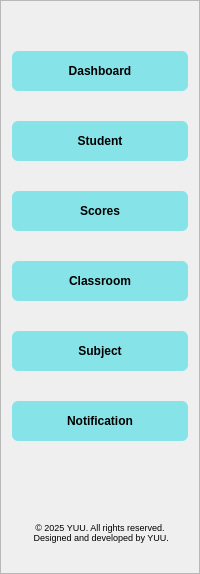
           <widget class="QFrame" name="menu_tab">
            <property name="minimumSize">
             <size>
              <width>185</width>
              <height>0</height>
             </size>
            </property>
            <property name="mouseTracking">
             <bool>true</bool>
            </property>
            <property name="styleSheet">
             <string notr="true">#menu_tab{
border-right: 1px solid rgb(186, 186, 186);
background-color: #d6eaf8; 
border-bottom-left-radius: 10px;
}</string>
            </property>
            <property name="frameShape">
             <enum>QFrame::StyledPanel</enum>
            </property>
            <property name="frameShadow">
             <enum>QFrame::Raised</enum>
            </property>
            <layout class="QVBoxLayout" name="verticalLayout_2">
             <item>
              <widget class="QWidget" name="widget" native="true">
               <property name="minimumSize">
                <size>
                 <width>0</width>
                 <height>460</height>
                </size>
               </property>
               <property name="maximumSize">
                <size>
                 <width>16777215</width>
                 <height>1000</height>
                </size>
               </property>
               <property name="mouseTracking">
                <bool>true</bool>
               </property>
               <property name="styleSheet">
                <string notr="true">#widget{
border:none;
}</string>
               </property>
               <layout class="QVBoxLayout" name="verticalLayout_3">
                <property name="spacing">
                 <number>0</number>
                </property>
                <property name="leftMargin">
                 <number>0</number>
                </property>
                <property name="rightMargin">
                 <number>0</number>
                </property>
                <property name="bottomMargin">
                 <number>0</number>
                </property>
                <item>
                 <widget class="QPushButton" name="dashboard">
                  <property name="minimumSize">
                   <size>
                    <width>0</width>
                    <height>40</height>
                   </size>
                  </property>
                  <property name="font">
                   <font>
                    <pointsize>9</pointsize>
                    <weight>75</weight>
                    <bold>true</bold>
                   </font>
                  </property>
                  <property name="cursor">
                   <cursorShape>PointingHandCursor</cursorShape>
                  </property>
                  <property name="styleSheet">
                   <string notr="true">#dashboard{
	border: 0px solid rgb(0,0,0);
	border-radius: 6px;
	background-color:rgb(134, 227, 232);
}

#dashboard::hover{
	background-color: rgb(143, 143, 143) ;
	color: rgb(255, 255, 255);
}

#dashboard:pressed{
	background-color: rgb(7, 170, 7);
	color: rgb(255, 255, 255);
}

#dashboard:checked{
    background-color: rgb(70, 77, 204);
    color: rgb(255, 255, 255)
}

#dashboard::hover:checked{
	background-color: rgb(143, 143, 143) ;
	color: rgb(255, 255, 255);
}

#dashboard:pressed:checked{
	background-color: rgb(7, 170, 7);
	color: rgb(255, 255, 255);
}</string>
                  </property>
                  <property name="text">
                   <string>Dashboard</string>
                  </property>
                  <property name="icon">
                   <iconset>
                    <normaloff>../icons/speedometer.svg</normaloff>../icons/speedometer.svg</iconset>
                  </property>
                  <property name="iconSize">
                   <size>
                    <width>16</width>
                    <height>16</height>
                   </size>
                  </property>
                  <property name="checkable">
                   <bool>false</bool>
                  </property>
                  <property name="autoDefault">
                   <bool>false</bool>
                  </property>
                  <property name="default">
                   <bool>false</bool>
                  </property>
                 </widget>
                </item>
                <item>
                 <widget class="QPushButton" name="student">
                  <property name="minimumSize">
                   <size>
                    <width>0</width>
                    <height>40</height>
                   </size>
                  </property>
                  <property name="font">
                   <font>
                    <pointsize>9</pointsize>
                    <weight>75</weight>
                    <bold>true</bold>
                   </font>
                  </property>
                  <property name="cursor">
                   <cursorShape>PointingHandCursor</cursorShape>
                  </property>
                  <property name="mouseTracking">
                   <bool>false</bool>
                  </property>
                  <property name="styleSheet">
                   <string notr="true">#student{
	border: 0px solid rgb(0,0,0);
	border-radius: 6px;
	background-color: rgb(134, 227, 232);
}

#student::hover{
	background-color: rgb(143, 143, 143);
	color: rgb(255, 255, 255);
}

#student:pressed{
	background-color: rgb(7, 170, 7);
	color: rgb(255, 255, 255);
}

#student:checked{
    background-color: rgb(70, 77, 204);  /* màu khi active */
    color: rgb(255, 255, 255);
}

#student::hover:checked{
	background-color: rgb(143, 143, 143);
	color: rgb(255, 255, 255);
}

#student:pressed:checked{
	background-color: rgb(7, 170, 7);
	color: rgb(255, 255, 255);
}

</string>
                  </property>
                  <property name="text">
                   <string>Student</string>
                  </property>
                  <property name="icon">
                   <iconset resource="../../resources/resources.qrc">
                    <normaloff>:/UI/icons/clipboard.svg</normaloff>:/UI/icons/clipboard.svg</iconset>
                  </property>
                  <property name="iconSize">
                   <size>
                    <width>16</width>
                    <height>16</height>
                   </size>
                  </property>
                 </widget>
                </item>
                <item>
                 <widget class="QPushButton" name="scores">
                  <property name="minimumSize">
                   <size>
                    <width>0</width>
                    <height>40</height>
                   </size>
                  </property>
                  <property name="font">
                   <font>
                    <pointsize>9</pointsize>
                    <weight>75</weight>
                    <bold>true</bold>
                   </font>
                  </property>
                  <property name="cursor">
                   <cursorShape>PointingHandCursor</cursorShape>
                  </property>
                  <property name="styleSheet">
                   <string notr="true">#scores{
border: 0px solid rgb(0,0,0);
border-radius: 6px;
background-color:rgb(134, 227, 232);
}

#scores::hover{
	background-color: rgb(143, 143, 143);
	color: rgb(255, 255, 255);
}

#scores:pressed{
	background-color: rgb(7, 170, 7);
	color: rgb(255, 255, 255);
}

#scores:checked{
    background-color: rgb(70, 77, 204);  /* màu khi active */
    color: rgb(255, 255, 255);
}

#scores::hover:checked{
	background-color: rgb(143, 143, 143);
	color: rgb(255, 255, 255);
}

#scores:pressed:checked{
	background-color: rgb(7, 170, 7);
	color: rgb(255, 255, 255);
}
</string>
                  </property>
                  <property name="text">
                   <string>Scores</string>
                  </property>
                  <property name="icon">
                   <iconset>
                    <normaloff>../icons/star.svg</normaloff>../icons/star.svg</iconset>
                  </property>
                  <property name="iconSize">
                   <size>
                    <width>16</width>
                    <height>16</height>
                   </size>
                  </property>
                 </widget>
                </item>
                <item>
                 <widget class="QPushButton" name="classroom">
                  <property name="minimumSize">
                   <size>
                    <width>0</width>
                    <height>40</height>
                   </size>
                  </property>
                  <property name="font">
                   <font>
                    <pointsize>9</pointsize>
                    <weight>75</weight>
                    <bold>true</bold>
                   </font>
                  </property>
                  <property name="cursor">
                   <cursorShape>PointingHandCursor</cursorShape>
                  </property>
                  <property name="styleSheet">
                   <string notr="true">#classroom{
border: 0px solid rgb(0,0,0);
border-radius: 6px;
background-color:rgb(134, 227, 232);
}

#classroom::hover{
	background-color: rgb(143, 143, 143);
	color: rgb(255, 255, 255);
}

#classroom:pressed{
	background-color: rgb(7, 170, 7);
	color: rgb(255, 255, 255);
}

#classroom:checked{
    background-color: rgb(70, 77, 204);  /* màu khi active */
    color: rgb(255, 255, 255);
}

#classroom::hover:checked{
	background-color: rgb(143, 143, 143);
	color: rgb(255, 255, 255);
}

#classroom:pressed:checked{
	background-color: rgb(7, 170, 7);
	color: rgb(255, 255, 255);
}</string>
                  </property>
                  <property name="text">
                   <string>Classroom</string>
                  </property>
                  <property name="icon">
                   <iconset>
                    <normaloff>../icons/home.svg</normaloff>../icons/home.svg</iconset>
                  </property>
                  <property name="iconSize">
                   <size>
                    <width>16</width>
                    <height>16</height>
                   </size>
                  </property>
                 </widget>
                </item>
                <item>
                 <widget class="QPushButton" name="subject">
                  <property name="minimumSize">
                   <size>
                    <width>0</width>
                    <height>40</height>
                   </size>
                  </property>
                  <property name="font">
                   <font>
                    <pointsize>9</pointsize>
                    <weight>75</weight>
                    <bold>true</bold>
                   </font>
                  </property>
                  <property name="styleSheet">
                   <string notr="true">#subject{
border: 0px solid rgb(0,0,0);
border-radius: 6px;
background-color:rgb(134, 227, 232);
}

#subject::hover{
	background-color: rgb(143, 143, 143);
	color: rgb(255, 255, 255);
}

#subject:pressed{
	background-color: rgb(7, 170, 7);
	color: rgb(255, 255, 255);
}

#subject:checked{
    background-color: rgb(70, 77, 204);  /* màu khi active */
    color: rgb(255, 255, 255);
}

#subject::hover:checked{
	background-color: rgb(143, 143, 143);
	color: rgb(255, 255, 255);
}

#subject:pressed:checked{
	background-color: rgb(7, 170, 7);
	color: rgb(255, 255, 255);
}</string>
                  </property>
                  <property name="text">
                   <string>Subject</string>
                  </property>
                  <property name="icon">
                   <iconset>
                    <normaloff>../icons/book-open.svg</normaloff>../icons/book-open.svg</iconset>
                  </property>
                  <property name="iconSize">
                   <size>
                    <width>16</width>
                    <height>16</height>
                   </size>
                  </property>
                 </widget>
                </item>
                <item>
                 <widget class="QPushButton" name="notification">
                  <property name="minimumSize">
                   <size>
                    <width>0</width>
                    <height>40</height>
                   </size>
                  </property>
                  <property name="font">
                   <font>
                    <pointsize>9</pointsize>
                    <weight>75</weight>
                    <bold>true</bold>
                   </font>
                  </property>
                  <property name="cursor">
                   <cursorShape>PointingHandCursor</cursorShape>
                  </property>
                  <property name="styleSheet">
                   <string notr="true">#notification{
border: 0px solid rgb(0,0,0);
border-radius: 6px;
background-color:rgb(134, 227, 232);
}

#notification::hover{
	background-color: rgb(143, 143, 143);
	color: rgb(255, 255, 255);
}

#notification:pressed{
	background-color: rgb(7, 170, 7);
	color: rgb(255, 255, 255);
}

#notification:checked{
    background-color: rgb(70, 77, 204);  /* màu khi active */
    color: rgb(255, 255, 255);
}

#notification::hover:checked{
	background-color: rgb(143, 143, 143);
	color: rgb(255, 255, 255);
}

#notification:pressed:checked{
	background-color: rgb(7, 170, 7);
	color: rgb(255, 255, 255);
}</string>
                  </property>
                  <property name="text">
                   <string>Notification</string>
                  </property>
                  <property name="icon">
                   <iconset>
                    <normaloff>../icons/bell.svg</normaloff>../icons/bell.svg</iconset>
                  </property>
                  <property name="iconSize">
                   <size>
                    <width>16</width>
                    <height>16</height>
                   </size>
                  </property>
                 </widget>
                </item>
               </layout>
              </widget>
             </item>
             <item>
              <widget class="QWidget" name="widget_8" native="true"/>
             </item>
             <item>
              <widget class="QWidget" name="widget_5" native="true">
               <property name="maximumSize">
                <size>
                 <width>16777215</width>
                 <height>78</height>
                </size>
               </property>
               <layout class="QVBoxLayout" name="verticalLayout_4">
                <item alignment="Qt::AlignBottom">
                 <widget class="QLabel" name="copyright">
                  <property name="minimumSize">
                   <size>
                    <width>26</width>
                    <height>41</height>
                   </size>
                  </property>
                  <property name="maximumSize">
                   <size>
                    <width>16777215</width>
                    <height>1000</height>
                   </size>
                  </property>
                  <property name="styleSheet">
                   <string notr="true">#copyright{
border:none;
font-size:9px;
}</string>
                  </property>
                  <property name="text">
                   <string>© 2025 YUU. All rights reserved.
 Designed and developed by YUU.</string>
                  </property>
                  <property name="alignment">
                   <set>Qt::AlignCenter</set>
                  </property>
                  <property name="wordWrap">
                   <bool>true</bool>
                  </property>
                 </widget>
                </item>
               </layout>
              </widget>
             </item>
            </layout>
           </widget>
